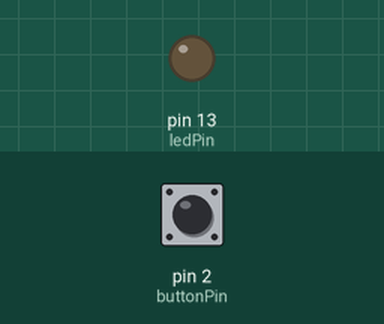
Simulated run of this sketch. Board: Arduino Uno, built with avr-gcc and run on an emulated ATmega328P. Parts: output pins drawn as LEDs (lit = HIGH). Dashed ring = blinking. The test bench sets the inputs (shaded band); at power-on: pin 2 (buttonPin) LOW. What the sketch prints to the serial monitor is not drawn.

Above: at 1.2 s.
1.3 s: pin 2 (buttonPin) pulled HIGH for 0.15 s
At 1.37 s:
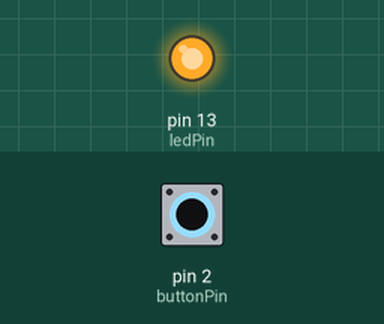
2.9 s: pin 2 (buttonPin) pulled HIGH for 1 s
At 4.9 s:
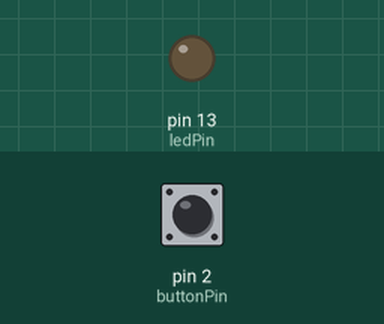
5.4 s: pin 2 (buttonPin) pulled HIGH for 3.2 s
At 6.0 s:
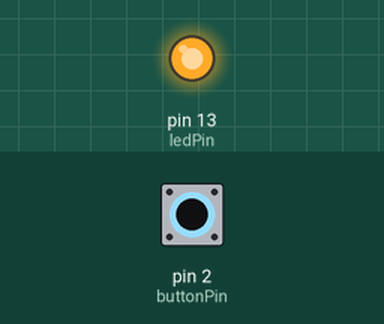
10.1 s: pin 2 (buttonPin) pulsed HIGH 2 times (0.12 s each, 0.3 s apart)
At 10.16 s:
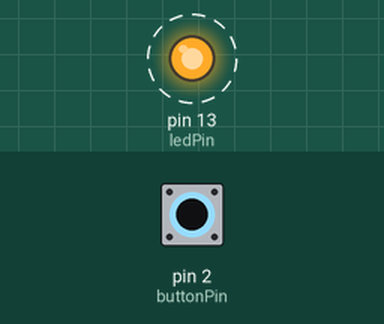
12.2 s: pin 2 (buttonPin) pulsed HIGH 5 times (0.12 s each, 0.3 s apart)
At 14.1 s:
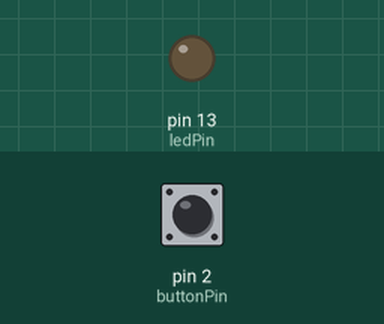
Timing chart, 0 to 15.6 s (numbered marks = the images above; inputs shaded):
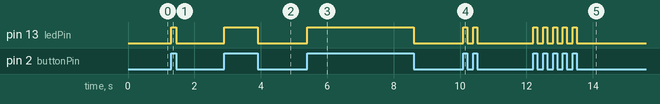

The sketch:

EPiServerPublishButton.ino
```cpp
// constants won't change. They're used here to
// set pin numbers:
const int buttonPin = 2;     // the number of the pushbutton pin
const int ledPin =  13;      // the number of the LED pin

// variables will change:
int buttonState = 0;         // variable for reading the pushbutton status
boolean lastState = false;

void setup() {
  // initialize the LED pin as an output:
  pinMode(ledPin, OUTPUT);
  // initialize the pushbutton pin as an input:
  pinMode(buttonPin, INPUT);
Serial.begin(9600);
}

void loop(){
  // read the state of the pushbutton value:
  buttonState = digitalRead(buttonPin);

  // check if the pushbutton is pressed.
  // if it is, the buttonState is HIGH:
  if (buttonState == HIGH && !lastState) {
    // turn LED on:
    digitalWrite(ledPin, HIGH);
    Serial.print("QpåX");
    lastState = true;
  }
  else if (buttonState == LOW && lastState){
    // turn LED off:
    digitalWrite(ledPin, LOW);
    Serial.print("QavX");
    lastState = false;
  }
}
```

Measured:
- after the input at 1.3 s, pin 13 (ledPin): LOW → HIGH at once, → LOW 0.15 s later
- after the input at 2.9 s, pin 13 (ledPin): LOW → HIGH at once, → LOW 1.0 s later
- after the input at 5.4 s, pin 13 (ledPin): LOW → HIGH at once, → LOW 3.2 s later
- after the input at 10.1 s, pin 13 (ledPin): alternates HIGH for 0.12 s and LOW for 0.18 s, 4 changes in all, then stays LOW, starting at once
- after the input at 12.2 s, pin 13 (ledPin): alternates HIGH for 0.12 s and LOW for 0.18 s, 10 changes in all, then stays LOW, starting at once
